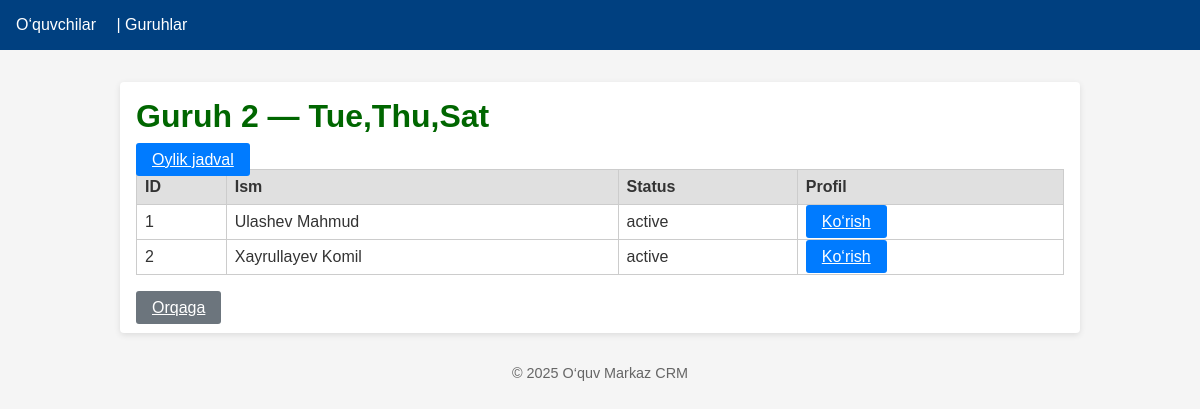
The page /group/2 on the database as committed earlier.
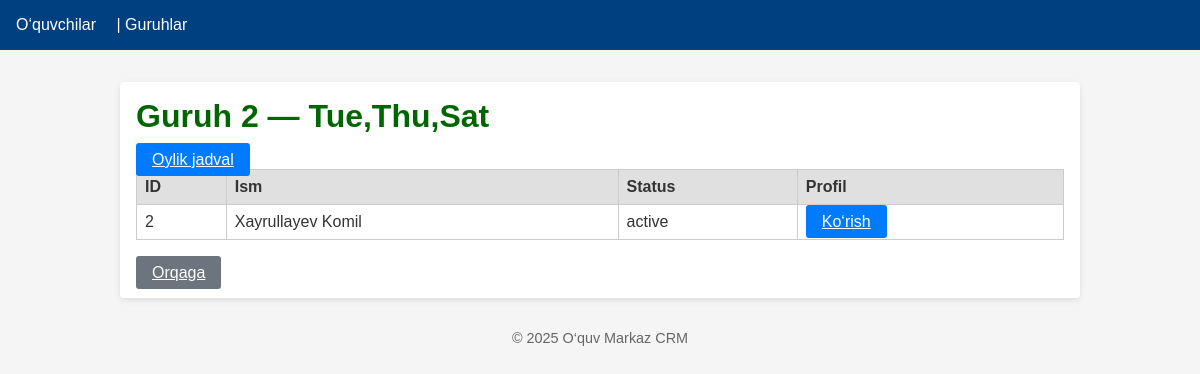
The same page on the database as committed later.
### models.py (models this page shows)
class Student(db.Model):
    __tablename__ = 'student'
    id          = db.Column(db.Integer, primary_key=True)
    fullname    = db.Column(db.String(100), nullable=False)
    parent_name = db.Column(db.String(100))
    phone1      = db.Column(db.String(20))
    phone2      = db.Column(db.String(20))
    phone3      = db.Column(db.String(20))
    status      = db.Column(db.String(20), default='active')
    join_date   = db.Column(db.Date)
    payment_day = db.Column(db.Integer)
    comments    = db.Column(db.Text)
    groups = db.relationship(
        'Group',
        secondary=student_group,
        backref=db.backref('students', lazy='select'),   # ← change here!
        passive_deletes=True
    )
    attendances = db.relationship(
        'Attendance',
        backref='student',
        lazy='dynamic',
        cascade='all, delete-orphan',
        passive_deletes=True
    )
    homeworks = db.relationship(
        'Homework',
        backref='student',
        lazy='dynamic',
        cascade='all, delete-orphan',
        passive_deletes=True
    )

### app.py (the view)
@app.route('/group/<int:group_id>')
def group_detail(group_id):
    group    = Group.query.get_or_404(group_id)
    students = group.students
    return render_template(
        'group_detail.html',
        group    = group,
        students = students
    )

### app.py (called while the page is built)
@app.context_processor
def inject_current_year():
    return {'current_year': date.today().year}

### templates/group_detail.html (shortened to what this page needs)
{% extends "base.html" %}
{% block head_css %}
<link rel="stylesheet" href="{{ url_for('static', filename='css/groups.css') }}">
{% endblock %}
{% block content %}
<h1>{{ group.name }} — {{ group.schedule }}</h1>
<a href="{{ url_for('attendance_matrix', group_id=group.id) }}" class="btn-primary">Oylik jadval</a>
<table class="data-table">
  <thead><tr><th>ID</th><th>Ism</th><th>Status</th><th>Profil</th></tr></thead>
  <tbody>
    {% for s in students %}
    <tr>
      <td>{{ s.id }}</td>
      <td>{{ s.fullname }}</td>
      <td>{{ s.status }}</td>
      <td><a href="{{ url_for('student_detail', id=s.id) }}" class="btn-primary">Ko‘rish</a></td>
    </tr>
    {% endfor %}
  </tbody>
</table>
<a href="{{ url_for('groups') }}" class="btn-secondary">Orqaga</a>
{% endblock %}

Rows that differ between the two databases and show on the page:
removed Student: id "1", fullname "Ulashev Mahmud", status "active"
